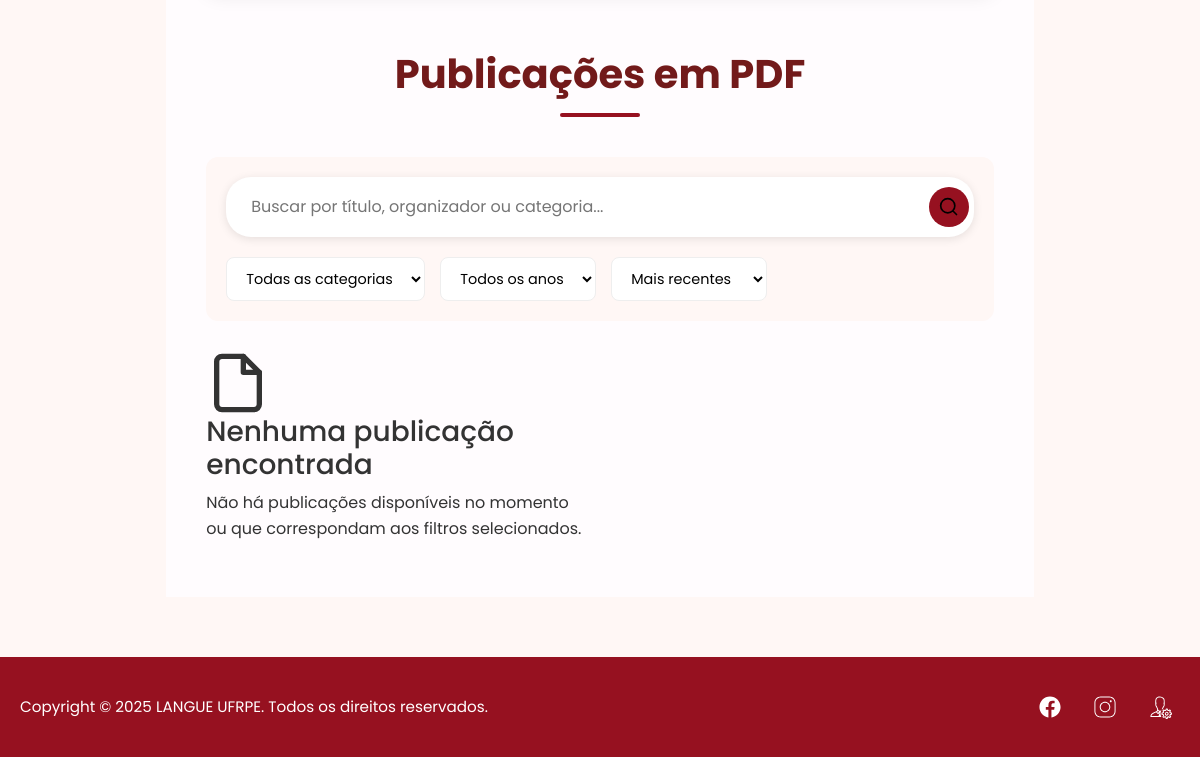
The page /producoes-e-publicacoes/ (lower part) on the database as committed earlier.
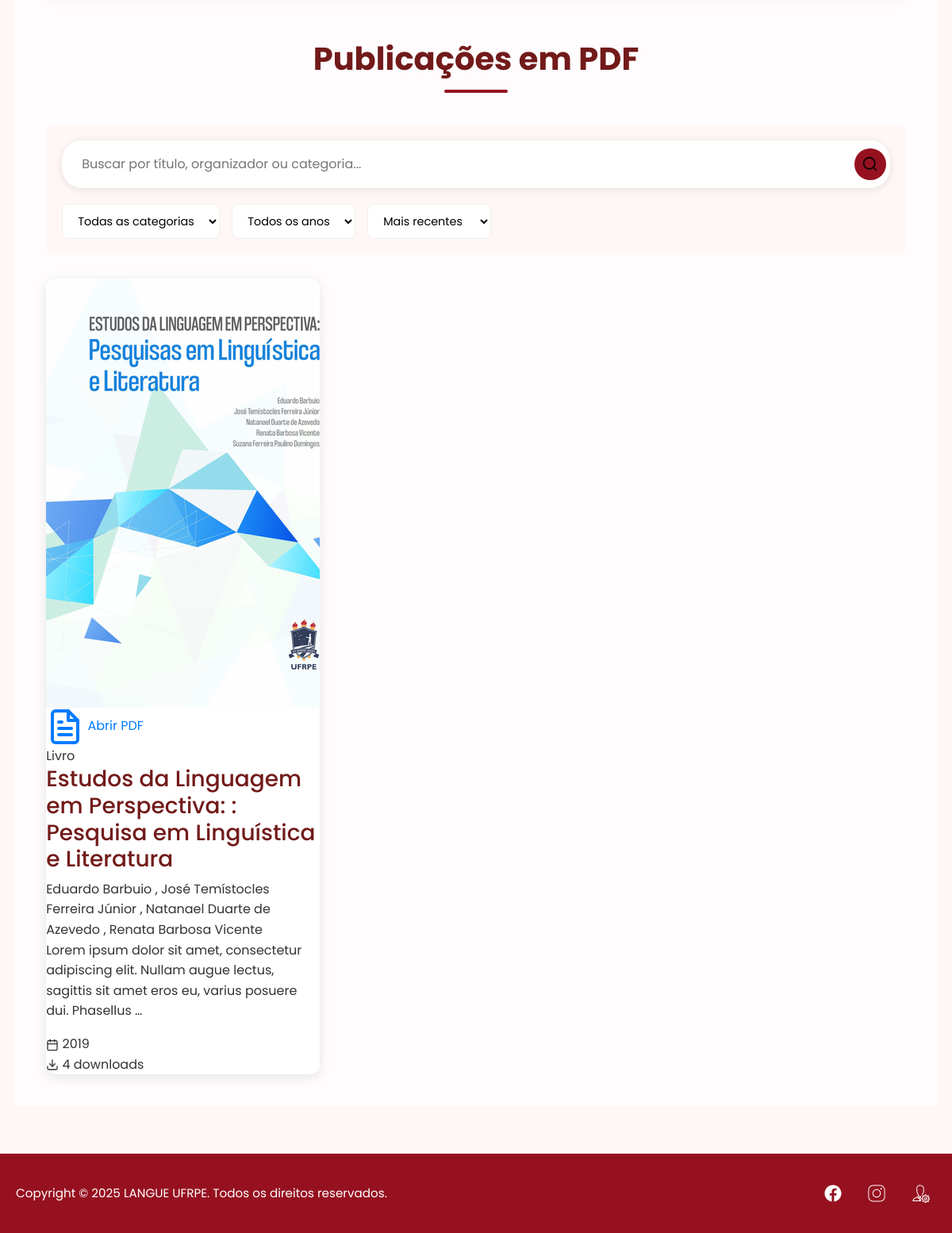
The same page on the database as committed later.
### publicacoes/models.py (models this page shows, shortened)
class PublicacaoPDF(models.Model):
    CATEGORIA_CHOICES = [
        ('LIVRO', 'Livro'),
        ('REVISTA', 'Revista'),
        ('ANAIS', 'Anais de Evento'),
        ('RELATORIO', 'Relatório'),
        ('MANUAL', 'Manual'),
        ('GUIA', 'Guia'),
        ('OUTROS', 'Outros'),
    ]
    titulo = models.CharField(
        max_length=300,
        verbose_name="Título da Publicação",
        help_text="Título completo da publicação"
    )
    subtitulo = models.CharField(
        max_length=300,
        blank=True,
        null=True,
        verbose_name="Subtítulo",
        help_text="Subtítulo da publicação (opcional)"
    )
    organizadores = models.ManyToManyField(
        Organizador,
        verbose_name="Organizadores",
        help_text="Selecione os organizadores desta publicação",
        related_name="publicacoes"
    )
    categoria = models.CharField(
        max_length=20,
        choices=CATEGORIA_CHOICES,
        default='LIVRO',
        verbose_name="Categoria",
        help_text="Categoria da publicação"
    )
    descricao = models.TextField(
        blank=True,
        null=True,
        verbose_name="Descrição",
        help_text="Breve descrição ou resumo da publicação (opcional)"
    )
    ano_publicacao = models.PositiveIntegerField(
        verbose_name="Ano de Publicação",
        help_text="Ano em que a publicação foi lançada"
    )
    editora = models.CharField(
        max_length=200,
        blank=True,
        null=True,
        verbose_name="Editora",
        help_text="Nome da editora responsável pela publicação (opcional)"
    )
    isbn = models.CharField(
        max_length=20,
        blank=True,
        null=True,
        verbose_name="ISBN",
        help_text="Número ISBN da publicação (opcional)"
    )
    numero_paginas = models.PositiveIntegerField(
        blank=True,
        null=True,
        verbose_name="Número de Páginas",
        help_text="Total de páginas da publicação (opcional)"
    )
    arquivo_pdf = models.FileField(
        upload_to=upload_pdf_path,
        validators=[
            FileExtensionValidator(allowed_extensions=['pdf']),
            validate_pdf_file
        ],
        verbose_name="Arquivo PDF",
        help_text="Arquivo PDF da publicação (máximo 50MB)"
    )
    thumbnail = models.ImageField(
        upload_to=upload_thumbnail_path,
        blank=True,
        null=True,
        verbose_name="Miniatura",
        help_text="Miniatura da primeira página (gerada automaticamente)"
    )
    destaque = models.BooleanField(
        default=False,
        verbose_name="Publicação em Destaque",
        help_text="Marque para destacar esta publicação na página principal"
    )
    ativa = models.BooleanField(
        default=True,
        verbose_name="Ativa",
        help_text="Indica se a publicação está visível no site"
    )
    downloads = models.PositiveIntegerField(
        default=0,
        verbose_name="Downloads",
        help_text="Contador de downloads da publicação"
    )
    criado_em = models.DateTimeField(
        auto_now_add=True,
        verbose_name="Criado em"
    )
    atualizado_em = models.DateTimeField(
        auto_now=True,
        verbose_name="Atualizado em"
    )
    class Meta:
        verbose_name = "Publicação PDF"
        verbose_name_plural = "Publicações PDF"
        ordering = ['-ano_publicacao', '-criado_em']
        indexes = [
            models.Index(fields=['ano_publicacao']),
            models.Index(fields=['categoria']),
            models.Index(fields=['ativa']),
            models.Index(fields=['destaque']),
        ]
    def get_organizadores_display(self):
        organizadores_lista = list(self.organizadores.filter(ativo=True))
        count = len(organizadores_lista)
        if count == 0:
            return "Sem organizadores"
        elif count == 1:
            return organizadores_lista[0].nome
        elif count == 2:
            return f"{organizadores_lista[0].nome} e {organizadores_lista[1].nome}"
        else:
            nomes_iniciais = [org.nome for org in organizadores_lista[:-1]]
            ultimo_nome = organizadores_lista[-1].nome
            return f"{', '.join(nomes_iniciais)} e {ultimo_nome}"
    @property
    def tamanho_arquivo_mb(self):
        if self.arquivo_pdf:
            try:
                return round(self.arquivo_pdf.size / (1024 * 1024), 2)
            except FileNotFoundError:
                return 0
        return 0

class Organizador(models.Model):
    nome = models.CharField(
        max_length=200,
        verbose_name="Nome do Organizador",
        help_text="Nome completo do organizador da publicação"
    )
    biografia = models.TextField(
        blank=True,
        null=True,
        verbose_name="Biografia",
        help_text="Breve biografia do organizador (opcional)"
    )
    lattes_link = models.URLField(
        blank=True,
        null=True,
        verbose_name="Link do Lattes",
        help_text="URL do currículo Lattes do organizador (opcional)"
    )
    email = models.EmailField(
        blank=True,
        null=True,
        verbose_name="E-mail",
        help_text="E-mail de contato do organizador (opcional)"
    )
    ativo = models.BooleanField(
        default=True,
        verbose_name="Ativo",
        help_text="Indica se o organizador está ativo no sistema"
    )
    criado_em = models.DateTimeField(
        auto_now_add=True,
        verbose_name="Criado em"
    )
    atualizado_em = models.DateTimeField(
        auto_now=True,
        verbose_name="Atualizado em"
    )
    class Meta:
        verbose_name = "Organizador"
        verbose_name_plural = "Organizadores"
        ordering = ['nome']

### producoes_bibliograficas/views.py (the view)
# urls.py: path('', producoes_e_publicacoes_view, name='producoes_e_publicacoes'),
def producoes_e_publicacoes_view(request):
    producoes_por_ano = {}
    for producao in ProducaoBibliografica.objects.all().order_by('-ano_publicacao'):
        if producao.ano_publicacao not in producoes_por_ano:
            producoes_por_ano[producao.ano_publicacao] = []
        producoes_por_ano[producao.ano_publicacao].append(producao)
    publicacoes_pdf = PublicacaoPDF.objects.all().order_by('-ano_publicacao')
    anos_disponiveis_pdf = sorted(list(set(publicacoes_pdf.values_list('ano_publicacao', flat=True))), reverse=True)
    context = {
        'producoes_por_ano': producoes_por_ano,
        'publicacoes_pdf': publicacoes_pdf,
        'anos_disponiveis_pdf': anos_disponiveis_pdf,
        'configuracao': None,  # Adicione sua lógica de configuração se houver
        'estatisticas_producoes': None, # Adicione sua lógica de estatísticas se houver
        'estatisticas_publicacoes_pdf': None, # Adicione sua lógica de estatísticas se houver
        'is_paginated_pdf': False # Adicione sua lógica de paginação se houver
    }
    return render(request, 'producoes_bibliograficas/producoes_bibliograficas.html', context)

### producoes_bibliograficas/templates/producoes_bibliograficas/producoes_bibliograficas.html (shortened to what the changed rows need)
{% extends 'base.html' %}
{% load static %}
{% block page_styles %}
    <link rel="stylesheet" href="{% static 'styles/modular/producoes_bibliograficas.css' %}">
    <link rel="stylesheet" href="{% static 'styles/modular/animations.css' %}">
    <link rel="stylesheet" href="{% static 'styles/modular/tablet.css' %}" media="screen and (min-width: 769px) and (max-width: 1024px)">
    <link rel="stylesheet" href="{% static 'styles/modular/mobile.css' %}" media="screen and (max-width: 768px)">
{% endblock %}
{% block content %}
    <main role="main" class="conteudo-unificado-main">
        <section class="secao-publicacoes-pdf">
            <h2 class="secao-titulo">Publicações em PDF</h2>
            <div class="publicacoes-grid" id="publicacoesGridPDF">
                {% for publicacao in publicacoes_pdf %}
                    <article class="publicacao-card animate-fade-in"
                             data-categoria="{{ publicacao.categoria }}"
                             data-ano="{{ publicacao.ano_publicacao }}"
                             data-titulo="{{ publicacao.titulo|lower }}"
                             data-organizadores="{{ publicacao.get_organizadores_display|lower }}">
                        <div class="publicacao-thumbnail">
                            {% if publicacao.thumbnail %}
                                <a href="{{ publicacao.arquivo_pdf.url }}"
                                   target="_blank"
                                   class="thumbnail-link"
                                   onclick="incrementarDownload('{{ publicacao.id }}')"
                                   aria-label="Abrir PDF: {{ publicacao.titulo }}">
                                    <img src="{{ publicacao.thumbnail.url }}"
                                         alt="Capa de {{ publicacao.titulo }}"
                                         loading="lazy"
                                         class="thumbnail-img">
                                    <div class="thumbnail-overlay">
                                        <span>Abrir PDF</span>
                                    </div>
                                </a>
                            {% endif %}
                            <div class="categoria-badge categoria-{{ publicacao.categoria|lower }}">
                                {{ publicacao.get_categoria_display }}
                            </div>
                        </div>
                        <div class="publicacao-info">
                            <h3 class="publicacao-titulo">
                                <a href="{{ publicacao.arquivo_pdf.url }}"
                                   target="_blank"
                                   onclick="incrementarDownload('{{ publicacao.id }}')"
                                   class="titulo-link">
                                    {{ publicacao.titulo }}
                                    {% if publicacao.subtitulo %}
                                        <span class="subtitulo">: {{ publicacao.subtitulo }}</span>
                                    {% endif %}
                                </a>
                            </h3>
                            <div class="publicacao-organizadores">
                                {% for organizador in publicacao.organizadores.all %}
                                    {% if organizador.lattes_link %}
                                        <a href="{{ organizador.lattes_link }}"
                                           target="_blank"
                                           class="organizador-link"
                                           title="Ver currículo Lattes de {{ organizador.nome }}">
                                            {{ organizador.nome }}
                                        </a>
                                    {% else %}
                                        <span class="organizador-nome">{{ organizador.nome }}</span>
                                    {% endif %}
                                    {% if not forloop.last %}, {% endif %}
                                {% endfor %}
                            </div>
                            {% if publicacao.descricao %}
                                <p class="publicacao-descricao">{{ publicacao.descricao|truncatewords:20 }}</p>
                            {% endif %}
                            <div class="publicacao-meta">
                                <div class="meta-item">
                                    <span>{{ publicacao.ano_publicacao }}</span>
                                </div>
                                <div class="meta-item">
                                    <span>{{ publicacao.downloads }} download{{ publicacao.downloads|pluralize }}</span>
                                </div>
                            </div>
                        </div>
                    </article>
                {% empty %}
                    <div class="sem-publicacoes">
                        <h3>Nenhuma publicação encontrada</h3>
                        <p>Não há publicações disponíveis no momento ou que correspondam aos filtros selecionados.</p>
                    </div>
                {% endfor %}
            </div>
        </section>
    </main>
{% endblock %}

Rows that differ between the two databases and show on the page:
added PublicacaoPDF: thumbnail (picture), categoria "Livro", titulo "Estudos da Linguagem em Perspectiva:", subtitulo "Pesquisa em Linguística e Literatura", descricao "Lorem ipsum dolor sit amet, consectetur adipiscing elit. Nullam augue lectus, sagittis sit amet eros eu, varius posuere dui. Phasellus …", ano_publicacao "2019", downloads "4"
added Organizador: nome "Eduardo Barbuio"
added Organizador: nome "José Temístocles Ferreira Júnior"
added Organizador: nome "Natanael Duarte de Azevedo"
added Organizador: nome "Renata Barbosa Vicente"
Other text that changed with them:
text no longer shown: "Nenhuma publicação encontrada Não há publicações disponíveis no momento ou que correspondam aos filtros selecionados."
